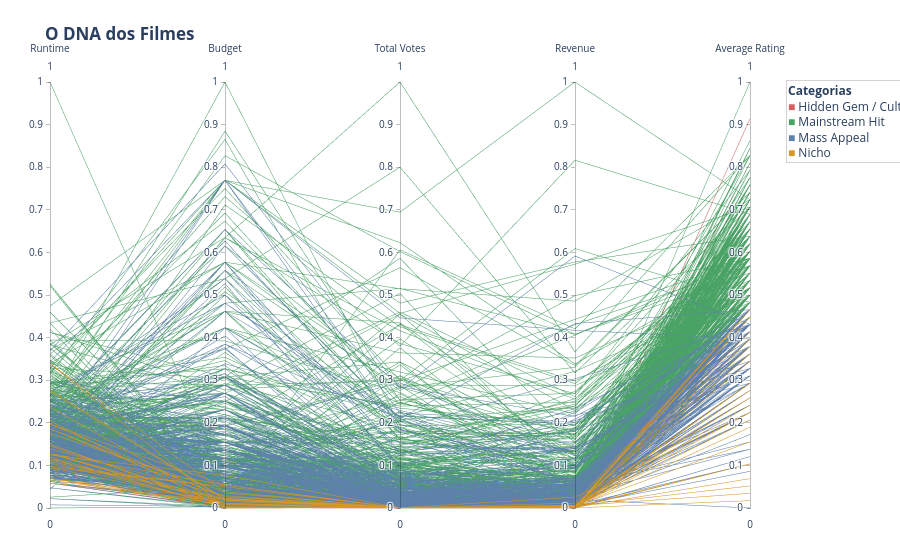

This figure's notebook cell:
### Code cell
graf.grafico_coordenadas_paralelas_interativo(
    df_plot=df_movies,
    colunas_jornada=['runtime', 'budget', 'total_votes', 'revenue', 'average_rating'],
    coluna_categoria='popularity_tier',
    titulo="O DNA dos Filmes",
)

### Figure 1 — Plotly figure (JSON) as saved in the notebook; plotly's stock layout.template omitted (floating-point values rounded to 4 significant figures; data arrays with more than 128 entries replaced by an {"elided": "..."} marker saying what was removed)
{"data": [{"dimensions": [{"label": "Runtime", "values": {"elided": "800 float values"}}, {"label": "Budget", "values": {"elided": "800 float values"}}, {"label": "Total Votes", "values": {"elided": "800 float values"}}, {"label": "Revenue", "values": {"elided": "800 float values"}}, {"label": "Average Rating", "values": {"elided": "800 float values"}}], "domain": {"x": [0, 1], "y": [0, 1]}, "line": {"color": {"elided": "800 int values"}, "coloraxis": "coloraxis"}, "name": "", "type": "parcoords"}], "layout": {"annotations": [{"align": "left", "bgcolor": "white", "bordercolor": "lightgray", "borderwidth": 1, "font": {"size": 12}, "showarrow": false, "text": "<b>Categorias</b><br><span style=\"color:#D65F5F;\">■</span> Hidden Gem / Cult<br><span style=\"color:#48A365;\">■</span> Mainstream Hit<br><span style=\"color:#5E81AC;\">■</span> Mass Appeal<br><span style=\"color:#D79921;\">■</span> Nicho<br>", "x": 1.22, "xref": "paper", "y": 1, "yref": "paper"}], "coloraxis": {"autocolorscale": false, "colorbar": {"title": {"text": "Categoria_ID"}}, "colorscale": [[0, "#D65F5F"], [0.3333, "#48A365"], [0.6667, "#5E81AC"], [1, "#D79921"]], "showscale": false}, "font": {"size": 12}, "legend": {"tracegroupgap": 0}, "margin": {"b": 50, "l": 50, "r": 150, "t": 80}, "title": {"text": "<b>O DNA dos Filmes</b>"}}}
